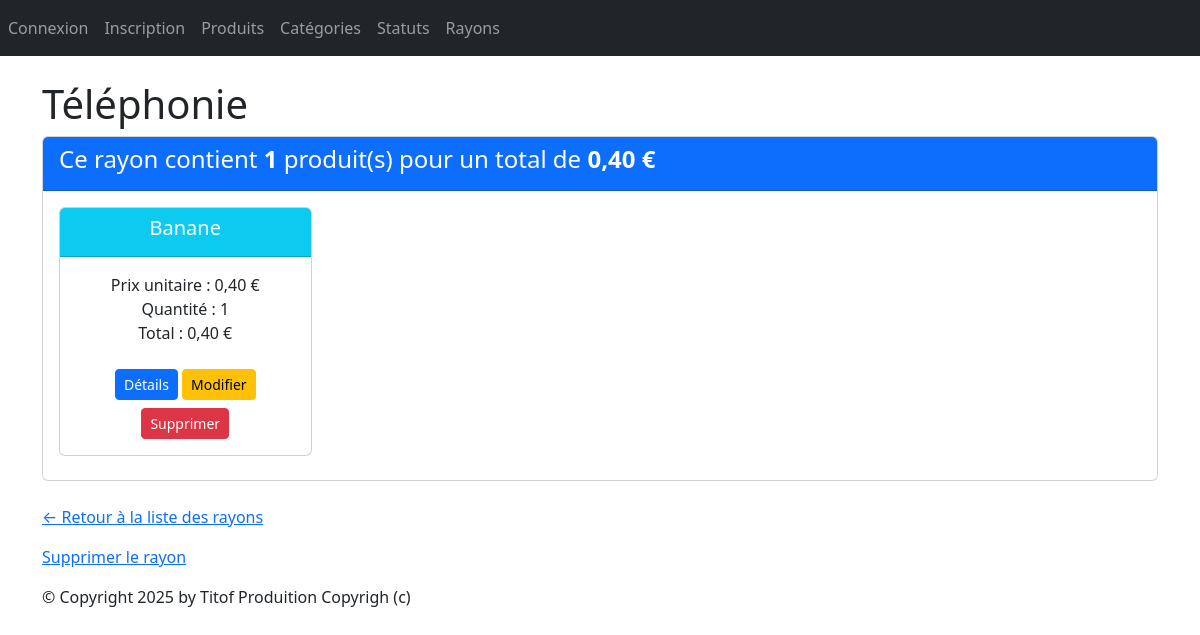
The page /monApp/rayon/2/ on the database as committed earlier.
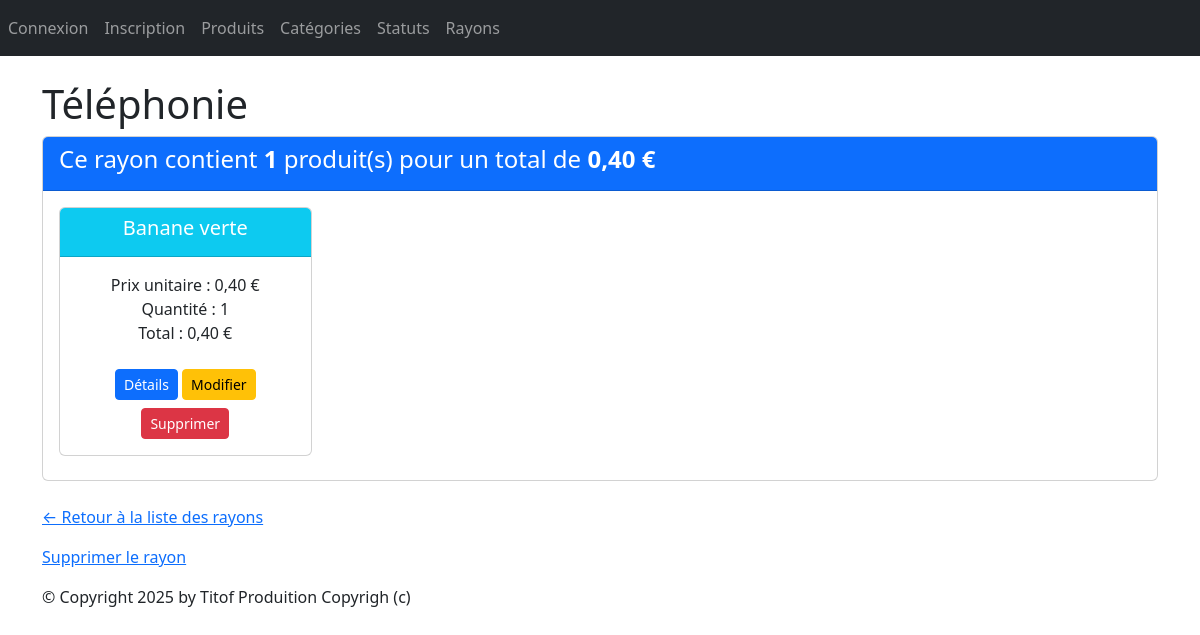
The same page on the database as committed later.
### monApp/models.py (models this page shows, shortened)
class Produit(models.Model):
    refProd = models.AutoField(primary_key=True)
    intituleProd = models.CharField(max_length=200)
    prixUnitaireProd = models.DecimalField(max_digits=10, decimal_places=2)
    dateFabrication = models.DateField(auto_now=True)
    categorie = models.ForeignKey(Categorie, on_delete=models.CASCADE, related_name="produits",null=True, blank=True)
    statut = models.ForeignKey(Statut, on_delete=models.SET_NULL, related_name="produits",null=True, blank=True)

### monApp/views.py (the view)
# urls.py: path("rayon/<pk>/", views.RayonDetailView.as_view(), name="dtl_rayon"),
class RayonDetailView(DetailView):
    model = Rayon
    template_name = "monApp/detail_rayon.html"
    context_object_name = "rayon"
    def get_context_data(self, **kwargs):
        context = super().get_context_data(**kwargs)
        rayon = self.object
        contenir_items = rayon.contenir.select_related('refProd').all()  # <- related_name
        prdts_dt = []
        total_rayon = 0
        total_nb_produit = 0
        for c in contenir_items:
            total = c.total_produit
            total_rayon += total
            total_nb_produit += c.qte
            prdts_dt.append({
                "produit": c.refProd,
                "qte": c.qte,
                "prix_unitaire": c.refProd.prixUnitaireProd,
                "total_produit": total
            })
        context.update({
            "prdts_dt": prdts_dt,
            "total_rayon": total_rayon,
            "total_nb_produit": total_nb_produit
        })
        return context

### monApp/models.py (called while the page is built)
    @property
    def total_produit(self):
        return self.qte * self.refProd.prixUnitaireProd

### monApp/templates/monApp/detail_rayon.html
{% extends "monApp/base.html" %}
{% block contenu %}
<h1>{{ rayon.nomRayon }}</h1>
<div class="card mb-4">
    <div class="card-header bg-primary text-white">
        <h4>Ce rayon contient <strong>{{ total_nb_produit }}</strong> produit(s) pour un total de
        <strong>{{ total_rayon|floatformat:2 }} €</strong></h4>
    </div>
    <div class="card-body">
        <div class="row">
            {% if prdts_dt %}
                {% for data in prdts_dt %}
                    <div class="col-sm-3">
                        <div class="card mb-2 text-center">
                            <div class="card-header bg-info text-white">
                                <h5 class="card-title">{{ data.produit.intituleProd }}</h5>
                            </div>
                            <div class="card-body">
                                <ul class="list-unstyled">
                                    <li>Prix unitaire : {{ data.prix_unitaire }} €</li>
                                    <li>Quantité : {{ data.qte }}</li>
                                    <li>Total : {{ data.total_produit|floatformat:2 }} €</li>
                                </ul>
                                <a href="{% url 'dtl_prdt' data.produit.refProd %}" class="btn btn-primary btn-sm mt-2">Détails</a>
                                <a href="{% url 'upd_contenir' rayon.idRayon data.produit.refProd %}" class="btn btn-warning btn-sm mt-2">Modifier</a>
                                <a href="{% url 'dlt_contenir' rayon.idRayon data.produit.refProd %}" class="btn btn-danger btn-sm mt-2">Supprimer</a>
                            </div>
                        </div>
                    </div>
                {% endfor %}
            {% else %}
                <p class="text-muted">Aucun produit trouvé pour ce rayon.</p>
            {% endif %}
        </div>
    </div>
</div>
<p><a href="{% url 'lst_rayons' %}">← Retour à la liste des rayons</a></p>
<a href="{% url 'dlt_rayon' rayon.idRayon %}">Supprimer le rayon</a></p>
{% endblock %}

Rows that differ between the two databases and show on the page:
changed Produit: produit.intituleProd "Banane" → "Banane verte"
